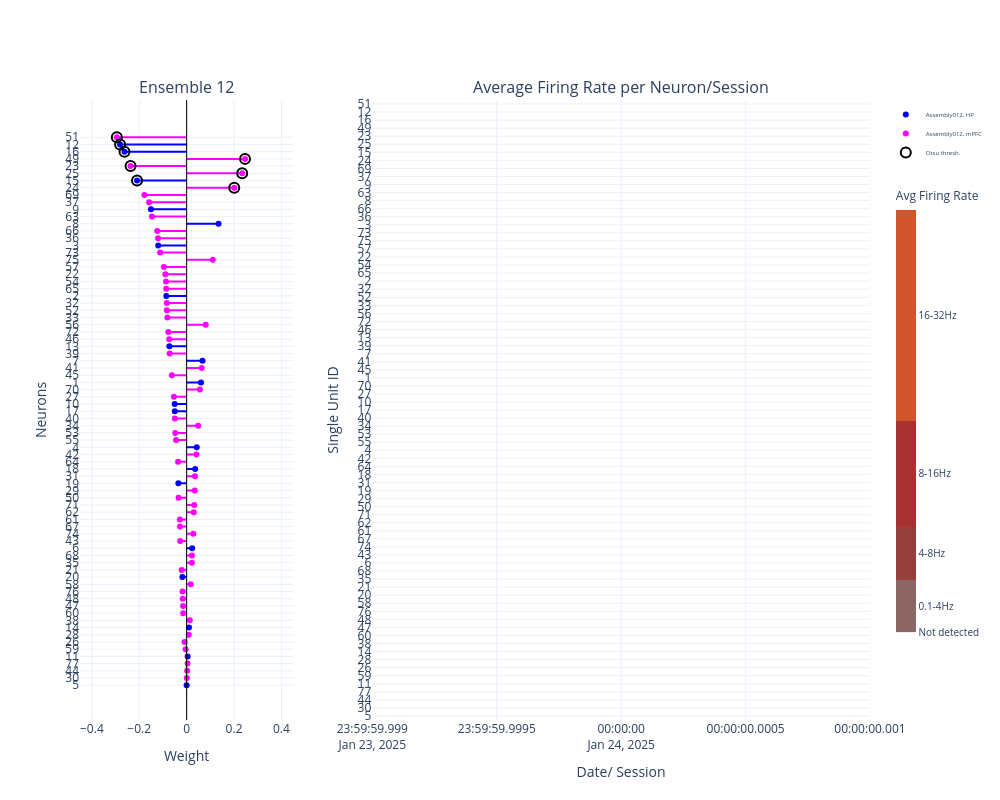

The notebook cell this image was saved under:
### Code cell
i = "Assembly012"
fig_heat = plot_unit_fr_stability.render_plot_heatmap(meta_data["SpikeClusterMetadata"])
heatmap = fig_heat.data[0]

current_labels = np.array(fig_heat.layout.yaxis.ticktext, dtype=str)

desired_order = np.array( neurons_ordered[::]+1, dtype=str)
desired_order = [lab for lab in desired_order if lab in current_labels]

label_to_row = {lab: j for j, lab in enumerate(current_labels)}
row_indices = [label_to_row[lab] for lab in desired_order]

z = np.array(heatmap.z)
z_reordered = z[row_indices, :]
xlabels = np.array(fig_heat.layout.xaxis.ticktext, dtype=str)

# subplot creation
fig = make_subplots(
    rows=1,
    cols=2,
    column_widths=[0.3, 0.7],
    subplot_titles=("Ensemble 12", "Average Firing Rate per Neuron/Session"),
)

# Left plot
ens_idx_str = (ensambles.index+1).astype(str)
weights = pd.Series(ensambles[i].values, index=ens_idx_str)

# HPC mPC split
labels_hp   = ens_idx_str[:20]
labels_mpfc = ens_idx_str[20:]

# reorder those labels according to desired_order (same as heatmap y)
labels_hp_ordered   = [lab for lab in desired_order if lab in labels_hp]
labels_mpfc_ordered = [lab for lab in desired_order if lab in labels_mpfc]

w_hp   = weights.loc[labels_hp_ordered].to_numpy()
w_mpfc = weights.loc[labels_mpfc_ordered].to_numpy()

def make_stem_lines(x_vals, y_labels, color):
    """Horizontal 'stems' at categorical y positions."""
    xs, ys = [], []
    for x, ylab in zip(x_vals, y_labels):
        xs.extend([0, x, None])
        ys.extend([ylab, ylab, None])
    return go.Scatter(
        x=xs,
        y=ys,
        mode="lines",
        line=dict(color=color),
        showlegend=False,
        hoverinfo="skip",
    )

hp_stems = make_stem_lines(w_hp,   labels_hp_ordered,   color="blue")
mpfc_stems = make_stem_lines(w_mpfc, labels_mpfc_ordered, color="magenta")

hp_markers = go.Scatter(
    x=w_hp,
    y=labels_hp_ordered,
    mode="markers",
    name=f"{i}, HP",
    marker=dict(color="blue", symbol="circle"),
)

mpfc_markers = go.Scatter(
    x=w_mpfc,
    y=labels_mpfc_ordered,
    mode="markers",
    name=f"{i}, mPFC",
    marker=dict(color="magenta", symbol="circle"),
)

thr = 0.2
mask = np.abs(weights.values) > thr
x_high = weights.values[mask]
y_high = ens_idx_str[mask]  

highlight = go.Scatter(
    x=x_high,
    y=y_high,
    mode="markers",
    name="Otsu thresh.",
    marker=dict(
        size=10,
        color="rgba(0,0,0,0)",
        line=dict(color="black", width=2),
        symbol="circle",
    ),
)

fig.add_trace(hp_stems,     row=1, col=1)
fig.add_trace(mpfc_stems,   row=1, col=1)
fig.add_trace(hp_markers,   row=1, col=1)
fig.add_trace(mpfc_markers, row=1, col=1)
fig.add_trace(highlight,    row=1, col=1)

fig.update_xaxes(
    title_text="Weight",
    range=[-0.45, 0.45],
    row=1,
    col=1,
)

fig.update_yaxes(
    title_text="Neurons",
    categoryorder="array",
    categoryarray=desired_order,
    dtick=1,
    row=1,
    col=1,
)

fig.add_vline(
    x=0,
    line_width=1,
    line_color="black",
    row=1,
    col=1,
)

# Heatmap
heatmap_trace = go.Heatmap(
    z=z_reordered,
    x=xlabels,
    y=desired_order,
    colorscale=heatmap.colorscale,
    zmin=heatmap.zmin,
    zmax=heatmap.zmax,
    colorbar=dict(
        title=heatmap.colorbar.title.text,
        tickvals=heatmap.colorbar.tickvals,
        ticktext=heatmap.colorbar.ticktext,
        tickmode=heatmap.colorbar.tickmode,
        len=heatmap.colorbar.len,
        thickness=heatmap.colorbar.thickness,
        tickfont=dict(size=heatmap.colorbar.tickfont.size),
    ),
)

fig.add_trace(heatmap_trace, row=1, col=2)

fig.update_xaxes(
    title_text=fig_heat.layout.xaxis.title.text,
    row=1,
    col=2,
)

fig.update_yaxes(
    title_text=fig_heat.layout.yaxis.title.text,
    categoryorder="array",
    dtick=1,
    categoryarray=desired_order,
    row=1,
    col=2,
)

fig.update_layout(
    template="plotly_white",
    width=1000,
    height=800,
    legend=dict(font=dict(size=6)),
)

fig.show()

### Figure 1 — Plotly figure (JSON) as saved in the notebook; plotly's stock layout.template omitted (floating-point values rounded to 4 significant figures; data arrays with more than 128 entries replaced by an {"elided": "..."} marker saying what was removed)
{"data": [{"hoverinfo": "skip", "line": {"color": "blue"}, "mode": "lines", "showlegend": false, "type": "scatter", "x": [0, -0.0001476, null, 0, 0.004032, null, 0, 0.009876, null, 0, -0.01792, null, 0, 0.02326, null, 0, -0.03499, null, 0, 0.03602, null, 0, 0.04258, null, 0, -0.04988, null, 0, -0.05052, null, 0, 0.06052, null, 0, 0.06693, null, 0, -0.07301, null, 0, -0.08586, null, 0, -0.12, null, 0, 0.1345, null, 0, -0.1506, null, 0, -0.2094, null, 0, -0.2623, null, 0, -0.2809, null], "xaxis": "x", "y": ["5", "5", null, "11", "11", null, "14", "14", null, "20", "20", null, "6", "6", null, "19", "19", null, "18", "18", null, "4", "4", null, "17", "17", null, "10", "10", null, "1", "1", null, "7", "7", null, "13", "13", null, "2", "2", null, "3", "3", null, "8", "8", null, "9", "9", null, "15", "15", null, "16", "16", null, "12", "12", null], "yaxis": "y"}, {"hoverinfo": "skip", "line": {"color": "magenta"}, "mode": "lines", "showlegend": false, "type": "scatter", "x": {"elided": "171 float values"}, "xaxis": "x", "y": {"elided": "171 str values"}, "yaxis": "y"}, {"marker": {"color": "blue", "symbol": "circle"}, "mode": "markers", "name": "Assembly012, HP", "type": "scatter", "x": [-0.0001476, 0.004032, 0.009876, -0.01792, 0.02326, -0.03499, 0.03602, 0.04258, -0.04988, -0.05052, 0.06052, 0.06693, -0.07301, -0.08586, -0.12, 0.1345, -0.1506, -0.2094, -0.2623, -0.2809], "xaxis": "x", "y": ["5", "11", "14", "20", "6", "19", "18", "4", "17", "10", "1", "7", "13", "2", "3", "8", "9", "15", "16", "12"], "yaxis": "y"}, {"marker": {"color": "magenta", "symbol": "circle"}, "mode": "markers", "name": "Assembly012, mPFC", "type": "scatter", "x": [0.000725, 0.001995, 0.004009, -0.004361, -0.008813, 0.009024, 0.01313, -0.01451, -0.01507, -0.01655, -0.01732, 0.01742, -0.02087, 0.02203, 0.02219, -0.02712, 0.028, -0.02815, -0.02834, 0.03027, 0.03209, -0.03403, 0.03415, 0.03513, -0.03609, 0.04145, -0.04467, -0.04806, 0.04882, -0.04962, -0.05365, 0.056, -0.0622, 0.06345, -0.07165, -0.07351, -0.07745, 0.08055, -0.0812, -0.08339, -0.08377, -0.0861, -0.08703, -0.0897, -0.09578, 0.1102, -0.1118, -0.1208, -0.124, -0.1464, -0.1584, -0.1784, 0.2009, 0.2343, -0.2366, 0.2463, -0.2946], "xaxis": "x", "y": ["30", "44", "77", "59", "26", "28", "38", "60", "47", "48", "76", "58", "21", "35", "68", "43", "74", "67", "61", "62", "71", "50", "29", "31", "64", "42", "55", "53", "34", "40", "27", "70", "45", "41", "39", "46", "72", "56", "33", "52", "32", "65", "54", "22", "57", "75", "73", "36", "66", "63", "37", "69", "24", "25", "23", "49", "51"], "yaxis": "y"}, {"marker": {"color": "rgba(0,0,0,0)", "line": {"color": "black", "width": 2}, "size": 10, "symbol": "circle"}, "mode": "markers", "name": "Otsu thresh.", "type": "scatter", "x": [-0.2809, -0.2094, -0.2623, -0.2366, 0.2009, 0.2343, 0.2463, -0.2946], "xaxis": "x", "y": ["12", "15", "16", "23", "24", "25", "49", "51"], "yaxis": "y"}, {"colorbar": {"len": 0.75, "thickness": 20, "tickfont": {"size": 10}, "tickmode": "array", "ticktext": ["Not detected", "0.1-4Hz", "4-8Hz", "8-16Hz", "16-32Hz"], "tickvals": [0, 2, 6, 12, 24], "title": {"text": "Avg Firing Rate"}}, "colorscale": [[0, "#ffffff"], [3.125e-08, "#f0f0f0"], [0.003125, "#f0f0f0"], [0.003125, "#8C6565"], [0.125, "#8C6565"], [0.125, "#963F3F"], [0.25, "#963F3F"], [0.25, "#A73131"], [0.5, "#A73131"], [0.5, "#D1552C"], [1, "#D1552C"]], "type": "heatmap", "x": ["", "", "", "", "", "", "", "", "", "", "", "", "", "", "", "", "", "", "", "", "", "", "", "", "2025-01-24", "2025-01-24", "", "", ""], "xaxis": "x2", "y": ["5", "30", "44", "77", "11", "59", "26", "28", "14", "38", "60", "47", "48", "76", "58", "20", "21", "35", "68", "6", "43", "74", "67", "61", "62", "71", "50", "29", "19", "31", "18", "64", "42", "4", "55", "53", "34", "40", "17", "10", "27", "70", "1", "45", "41", "7", "39", "13", "46", "72", "56", "33", "52", "32", "2", "65", "54", "22", "57", "75", "73", "3", "36", "66", "8", "63", "9", "37", "69", "24", "15", "25", "23", "49", "16", "12", "51"], "yaxis": "y2", "z": {"elided": "77x29 float values"}, "zmax": 32, "zmin": 0}], "layout": {"annotations": [{"font": {"size": 16}, "showarrow": false, "text": "Ensemble 12", "x": 0.135, "xanchor": "center", "xref": "paper", "y": 1, "yanchor": "bottom", "yref": "paper"}, {"font": {"size": 16}, "showarrow": false, "text": "Average Firing Rate per Neuron/Session", "x": 0.685, "xanchor": "center", "xref": "paper", "y": 1, "yanchor": "bottom", "yref": "paper"}], "height": 800, "legend": {"font": {"size": 6}}, "shapes": [{"line": {"color": "black", "width": 1}, "type": "line", "x0": 0, "x1": 0, "xref": "x", "y0": 0, "y1": 1, "yref": "y domain"}], "width": 1000, "xaxis": {"anchor": "y", "domain": [0, 0.27], "range": [-0.45, 0.45], "title": {"text": "Weight"}}, "xaxis2": {"anchor": "y2", "domain": [0.37, 1], "title": {"text": "Date/ Session"}}, "yaxis": {"anchor": "x", "categoryarray": ["5", "30", "44", "77", "11", "59", "26", "28", "14", "38", "60", "47", "48", "76", "58", "20", "21", "35", "68", "6", "43", "74", "67", "61", "62", "71", "50", "29", "19", "31", "18", "64", "42", "4", "55", "53", "34", "40", "17", "10", "27", "70", "1", "45", "41", "7", "39", "13", "46", "72", "56", "33", "52", "32", "2", "65", "54", "22", "57", "75", "73", "3", "36", "66", "8", "63", "9", "37", "69", "24", "15", "25", "23", "49", "16", "12", "51"], "categoryorder": "array", "domain": [0, 1], "dtick": 1, "title": {"text": "Neurons"}}, "yaxis2": {"anchor": "x2", "categoryarray": ["5", "30", "44", "77", "11", "59", "26", "28", "14", "38", "60", "47", "48", "76", "58", "20", "21", "35", "68", "6", "43", "74", "67", "61", "62", "71", "50", "29", "19", "31", "18", "64", "42", "4", "55", "53", "34", "40", "17", "10", "27", "70", "1", "45", "41", "7", "39", "13", "46", "72", "56", "33", "52", "32", "2", "65", "54", "22", "57", "75", "73", "3", "36", "66", "8", "63", "9", "37", "69", "24", "15", "25", "23", "49", "16", "12", "51"], "categoryorder": "array", "domain": [0, 1], "dtick": 1, "title": {"text": "Single Unit ID"}}}}
